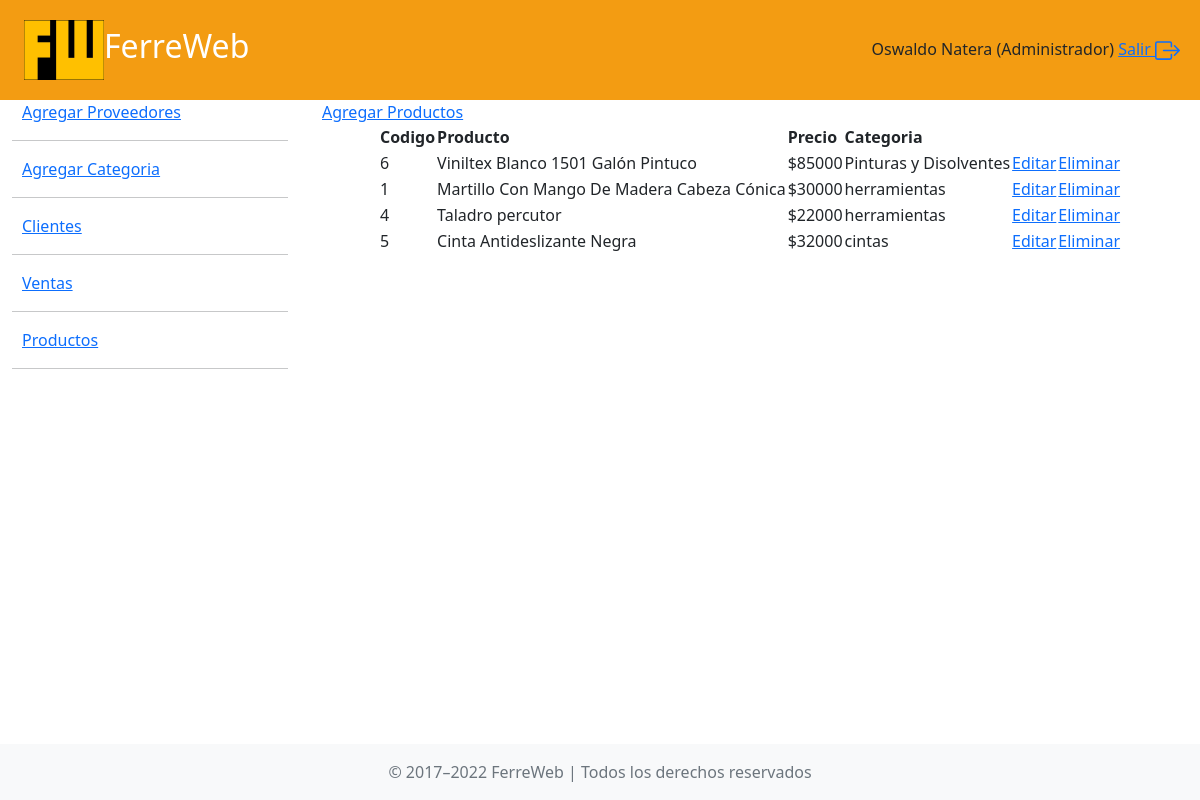
Screenshot of /producto_categoria.php (signed in) with the database file from the repository.
### tables this page shows
CREATE TABLE `producto` (
  `codigo` int(11) NOT NULL,
  `producto` varchar(100) NOT NULL,
  `descripcion` mediumtext DEFAULT NULL,
  `imagen` longblob DEFAULT NULL,
  `precio_venta` double(11,2) NOT NULL,
  `idCategoria` int(11) NOT NULL
);

CREATE TABLE `categoria` (
  `idCategoria` int(11) NOT NULL,
  `categoria` varchar(45) NOT NULL
);

### producto_categoria.php (the view, shortened to what this page needs)
<?php
    $db = new Database();
    $connection = $db->connect();
    $query = $connection->prepare("SELECT codigo, producto, precio_venta, categoria FROM producto INNER JOIN categoria ON producto.idCategoria = categoria.idCategoria");
    $query->execute();
    $categorias = $query->fetchAll(PDO::FETCH_ASSOC);
?>
<!DOCTYPE html>
<html lang="es">
<head>
    <link href="https://cdn.jsdelivr.net/npm/bootstrap@5.2.3/dist/css/bootstrap.min.css" rel="stylesheet">
</head>
<body>
<?php
include "header_admin.php"
?>
    <div class="container-fluid">
        <div class="row">
            <?php include "menu.php" ?>
            <div class="col-9">
            <a href="producto.php" class="opciones">Agregar Productos</a>
                <center><table>
                    <thead>
                        <tr>
                            <th>Codigo</th>
                            <th>Producto</th>
                            <th>Precio</th>
                            <th>Categoria</th>
                        </tr>
                    </thead>
                    <tbody>
                    <?php foreach($categorias as $key => $categoria){ ?>
                        <tr>
                            <td><?php echo $categoria["codigo"] ?></td>
                            <td><?php echo $categoria["producto"] ?></td>
                            <td>$<?php echo $categoria["precio_venta"] ?></td>
                            <td><?php echo $categoria["categoria"] ?></td>
                            <td><a href="editar_producto.php?codigo=<?php echo $categoria["codigo"]?>">Editar</a></td>
                            <td><a href="eliminar_producto.php?codigo=<?php echo $categoria["codigo"]?>">Eliminar</a></td>
                        </tr>
                    <?php } ?>
                    </tbody>
                </table></center>
            </div>
        </div>
    </div>
    <?php include "./footer.php"
?>
</body>
</html>

### producto_categoria.php (style rules this page uses)
body { position: relative; padding-bottom: 3em; min-height: 100vh; width: 100%; height: 100%; }
.opciones { margin-left: 10px; }

### rows the page displays
producto: codigo "6", producto "Viniltex Blanco 1501 Galón Pintuco", precio_venta "85000", idCategoria.categoria "Pinturas y Disolventes"
producto: codigo "1", producto "Martillo Con Mango De Madera Cabeza Cónica", precio_venta "30000", idCategoria.categoria "herramientas"
producto: codigo "4", producto "Taladro percutor", precio_venta "22000", idCategoria.categoria "herramientas"
producto: codigo "5", producto "Cinta Antideslizante Negra", precio_venta "32000", idCategoria.categoria "cintas"

### other values shown
$_SESSION["administrador"] "Oswaldo Natera"
